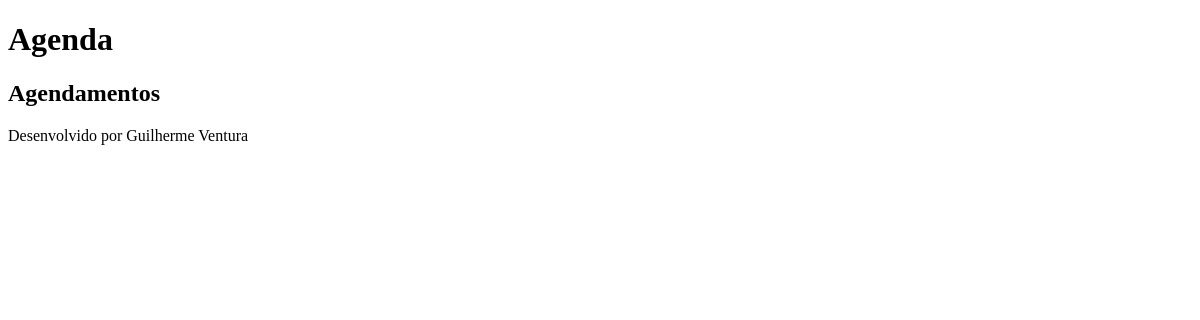
Before: /agenda/ with the older database file.
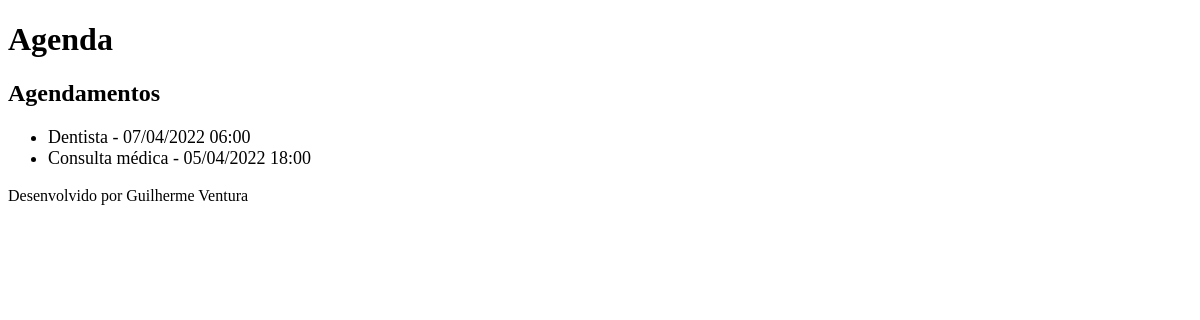
After: the same page with the newer database file.
### core/models.py (models this page shows, shortened)
class Evento(models.Model):
    titulo = models.CharField(max_length=100)
    descricao = models.TextField(blank=True, null=True)
    data_evento = models.DateTimeField(verbose_name='Data do Evento')
    data_criacao = models.DateTimeField(auto_now=True)
    usuario = models.ForeignKey(User, on_delete=models.CASCADE)
    class Meta:
        db_table = 'evento'
    def get_data_evento(self):
        return self.data_evento.strftime('%d/%m/%Y %H:%M')

### core/views.py (the view)
# urls.py: path('agenda/', views.lista_eventos),
def lista_eventos(request):
    evento = Evento.objects.all()
    dados = {'eventos': evento}
    return render(request, 'agenda.html', dados)

### templates/agenda.html
{% extends "model-page.html" %}
{% block content %}
    <h2>Agendamentos</h2>
    <ul style="font-size: 18px">
    {% for evento in eventos %}
        <li>{{ evento.titulo }} - {{ evento.get_data_evento }}</li>
    {% endfor %}
    </ul>
{% endblock %}

### templates/model-page.html
<!DOCTYPE html>
<html lang="en">
<head>
    {% include "model-header.html" %}
</head>
<body>
    {% block content %} {% endblock %}
    {% include "model-footer.html" %}
</body>
</html>

### templates/model-header.html (shortened to what this page needs)
<h1>Agenda</h1>

### templates/model-footer.html
<p>Desenvolvido por Guilherme Ventura</p>

Changed rows visible on the page:
added Evento: titulo "Dentista", get_data_evento "07/04/2022 06:00"
added Evento: titulo "Consulta médica", get_data_evento "05/04/2022 18:00"
